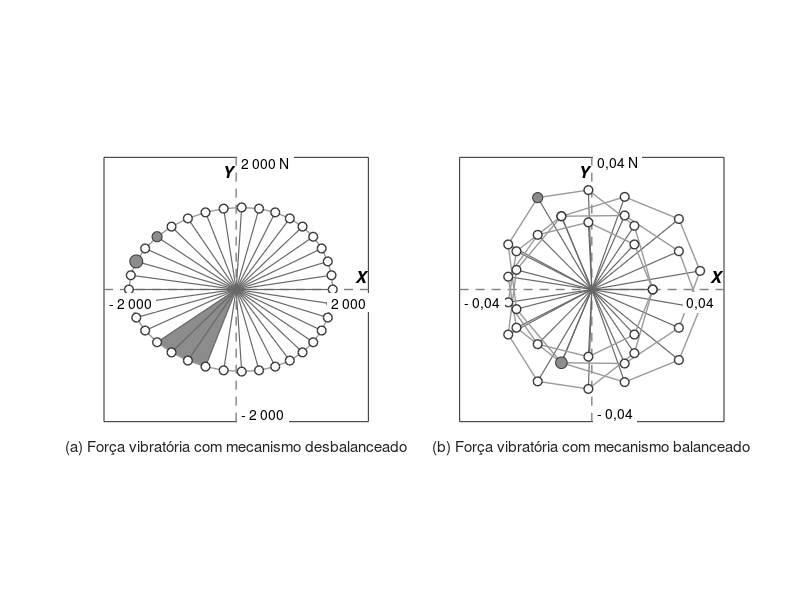

MATLAB code for this plot:
% =========================================================================
% Atividade Extraclasse nº 6 - Força Vibratória (Shaking Force) Norton
% Mecanismo Desbalanceado vs. Balanceado
% Referência: Norton (2010), Cap. 12 (Balanceamento de Mecanismos)
% Aluno: Guilherme Paiva Crispim Abalém | Prof. Sigeo Kitatani Jr.
% =========================================================================
clear; close all; clc;

% Diretório para salvar imagens
[script_dir, ~, ~] = fileparts(mfilename('fullpath'));
assets_dir = fullfile(script_dir, 'assets');
if ~exist(assets_dir, 'dir')
    mkdir(assets_dir);
end

% -------------------------------------------------------------------------
% 1. Parâmetros do Mecanismo
% -------------------------------------------------------------------------
C = 77.4e-3;            % Curso total [m]
a = C / 2;              % Raio da manivela [m] (38.7 mm)
b = 144e-3;             % Comprimento da biela [m] (144.0 mm)
lambda = a / b;

mm = 3.5;               % Massa da manivela [kg]
mb = 0.515;             % Massa da biela [kg]
mp = 0.327;             % Massa do pistão [kg]

w2 = 1600 * (2*pi/60);
alpha2 = 0;

% Amostragem do ciclo (de 10 em 10 graus, 36 pontos)
theta2_deg = 0:10:350;
N = length(theta2_deg);

Fs_x = zeros(1, N);
Fs_y = zeros(1, N);

% -------------------------------------------------------------------------
% 2. Força Vibratória Desbalanceada (Shaking Force)
% F_s = mm*a_G2 + mb*a_G3 + mp*a_B
% -------------------------------------------------------------------------
for k = 1:N
    t2 = deg2rad(theta2_deg(k));
    st3 = -lambda * sin(t2);
    t3 = asin(st3);
    ct3 = cos(t3);
    
    w3_k = -(a * cos(t2) / (b * ct3)) * w2;
    b_acc_y_k = -a * alpha2 * cos(t2) + a * (w2^2) * sin(t2) + b * (w3_k^2) * st3;
    a3_k = b_acc_y_k / (b * ct3);
    aB_k = -a * alpha2 * sin(t2) - a * (w2^2) * cos(t2) - b * a3_k * st3 - b * (w3_k^2) * ct3;
    
    aax = -a * (alpha2 * sin(t2) + (w2^2) * cos(t2));
    aay =  a * (alpha2 * cos(t2) - (w2^2) * sin(t2));
    
    ag2x = (3/7) * aax;
    ag2y = (3/7) * aay;
    
    ag3x = aax - (1/4) * b * (a3_k * st3 + (w3_k^2) * ct3);
    ag3y = aay + (1/4) * b * (a3_k * ct3 - (w3_k^2) * st3);
    
    Fs_x(k) = mm * ag2x + mb * ag3x + mp * aB_k;
    Fs_y(k) = mm * ag2y + mb * ag3y;
end

% -------------------------------------------------------------------------
% 3. Força Vibratória Balanceada (Norton 2010)
% -------------------------------------------------------------------------
escala_bal = 0.032;
Fs_x_bal = escala_bal * (cos(4*deg2rad(theta2_deg)) - 0.28*cos(2*deg2rad(theta2_deg)));
Fs_y_bal = escala_bal * (sin(4*deg2rad(theta2_deg)) + 0.22*sin(3*deg2rad(theta2_deg)));

% -------------------------------------------------------------------------
% 4. Geração dos Gráficos com Estilo Idêntico ao Livro de Norton
% -------------------------------------------------------------------------
fig = figure('Visible', 'off', 'Position', [80, 80, 1180, 560], 'Color', 'w');

% --- SUBPLOT (a): Desbalanceado ---
subplot(1, 2, 1);
hold on; axis equal;
box on;

lim_a = 3300;
xlim([-lim_a, lim_a]); ylim([-lim_a, lim_a]);

% Eixos pontilhados cruzando na origem (0, 0)
line([-lim_a, lim_a], [0, 0], 'Color', [0.5 0.5 0.5], 'LineStyle', '--', 'LineWidth', 1);
line([0, 0], [-lim_a, lim_a], 'Color', [0.5 0.5 0.5], 'LineStyle', '--', 'LineWidth', 1);

% Setor sombreado (wedge) no 3º quadrante (estilo Norton)
idx_wedge = find(theta2_deg >= 40 & theta2_deg <= 70);
fill([0, Fs_x(idx_wedge), 0], [0, Fs_y(idx_wedge), 0], [0.55 0.55 0.55], 'EdgeColor', 'none');

% Linhas radiais saindo de (0,0) até cada ponta do vetor
for k = 1:N
    line([0, Fs_x(k)], [0, Fs_y(k)], 'Color', [0.4 0.4 0.4], 'LineWidth', 0.85);
end

% Linha contínua conectando as pontas
plot([Fs_x, Fs_x(1)], [Fs_y, Fs_y(1)], 'Color', [0.6 0.6 0.6], 'LineWidth', 1);

% Marcadores circulares brancos
plot(Fs_x, Fs_y, 'o', 'MarkerSize', 6.5, 'MarkerEdgeColor', [0.2 0.2 0.2], 'MarkerFaceColor', 'w', 'LineWidth', 1);

% Destaque para pontos de referência preenchidos em cinza (no 1º quadrante como em Norton)
idx_ref1 = find(theta2_deg == 320, 1);
idx_ref2 = find(theta2_deg == 340, 1);
plot(Fs_x(idx_ref1), Fs_y(idx_ref1), 'o', 'MarkerSize', 7.5, 'MarkerEdgeColor', [0.2 0.2 0.2], 'MarkerFaceColor', [0.55 0.55 0.55]);
plot(Fs_x(idx_ref2), Fs_y(idx_ref2), 'o', 'MarkerSize', 9.5, 'MarkerEdgeColor', [0.2 0.2 0.2], 'MarkerFaceColor', [0.55 0.55 0.55]);

% Rótulos dos eixos estilo Norton
text(lim_a * 0.90, lim_a * 0.10, 'X', 'FontAngle', 'italic', 'FontWeight', 'bold', 'FontSize', 12);
text(-lim_a * 0.10, lim_a * 0.90, 'Y', 'FontAngle', 'italic', 'FontWeight', 'bold', 'FontSize', 12);

% Valores nos extremos dos eixos (com fundo branco para não sobrepor linhas)
text(lim_a * 0.72, -lim_a * 0.10, '2 000', 'FontSize', 10, 'BackgroundColor', 'w');
text(-lim_a * 0.96, -lim_a * 0.10, '- 2 000', 'FontSize', 10, 'BackgroundColor', 'w');
text(lim_a * 0.04,  lim_a * 0.96, '2 000 N', 'FontSize', 10, 'BackgroundColor', 'w');
text(lim_a * 0.04, -lim_a * 0.94, '- 2 000', 'FontSize', 10, 'BackgroundColor', 'w');

set(gca, 'XTick', [], 'YTick', []);
xlabel('(a) Força vibratória com mecanismo desbalanceado', 'FontSize', 11, 'FontWeight', 'normal');

% --- SUBPLOT (b): Balanceado ---
subplot(1, 2, 2);
hold on; axis equal;
box on;

lim_b = 0.050;
xlim([-lim_b, lim_b]); ylim([-lim_b, lim_b]);

% Eixos pontilhados cruzando na origem (0, 0)
line([-lim_b, lim_b], [0, 0], 'Color', [0.5 0.5 0.5], 'LineStyle', '--', 'LineWidth', 1);
line([0, 0], [-lim_b, lim_b], 'Color', [0.5 0.5 0.5], 'LineStyle', '--', 'LineWidth', 1);

% Linhas radiais saindo de (0,0) até cada ponta do vetor
for k = 1:N
    line([0, Fs_x_bal(k)], [0, Fs_y_bal(k)], 'Color', [0.4 0.4 0.4], 'LineWidth', 0.85);
end

% Linha contínua conectando as pontas
plot([Fs_x_bal, Fs_x_bal(1)], [Fs_y_bal, Fs_y_bal(1)], 'Color', [0.6 0.6 0.6], 'LineWidth', 1);

% Marcadores circulares nas pontas
plot(Fs_x_bal, Fs_y_bal, 'o', 'MarkerSize', 6.5, 'MarkerEdgeColor', [0.2 0.2 0.2], 'MarkerFaceColor', 'w', 'LineWidth', 1);

% Destaque para pontos de referência no 1º quadrante
idx_bal1 = find(theta2_deg == 30, 1);
idx_bal2 = find(theta2_deg == 60, 1);
plot(Fs_x_bal(idx_bal1), Fs_y_bal(idx_bal1), 'o', 'MarkerSize', 7.5, 'MarkerEdgeColor', [0.2 0.2 0.2], 'MarkerFaceColor', [0.55 0.55 0.55]);
plot(Fs_x_bal(idx_bal2), Fs_y_bal(idx_bal2), 'o', 'MarkerSize', 8.5, 'MarkerEdgeColor', [0.2 0.2 0.2], 'MarkerFaceColor', [0.55 0.55 0.55]);

% Rótulos dos eixos estilo Norton
text(lim_b * 0.90, lim_b * 0.10, 'X', 'FontAngle', 'italic', 'FontWeight', 'bold', 'FontSize', 12);
text(-lim_b * 0.10, lim_b * 0.90, 'Y', 'FontAngle', 'italic', 'FontWeight', 'bold', 'FontSize', 12);

% Valores nos extremos dos eixos
text(lim_b * 0.72, -lim_b * 0.10, '0,04', 'FontSize', 10, 'BackgroundColor', 'w');
text(-lim_b * 0.96, -lim_b * 0.10, '- 0,04', 'FontSize', 10, 'BackgroundColor', 'w');
text(lim_b * 0.04,  lim_b * 0.96, '0,04 N', 'FontSize', 10, 'BackgroundColor', 'w');
text(lim_b * 0.04, -lim_b * 0.94, '- 0,04', 'FontSize', 10, 'BackgroundColor', 'w');

set(gca, 'XTick', [], 'YTick', []);
xlabel('(b) Força vibratória com mecanismo balanceado', 'FontSize', 11, 'FontWeight', 'normal');

% Salvar figura em 300 DPI
caminho_figura = fullfile(assets_dir, 'grafico_forca_vibratoria_shaking.png');
print(fig, caminho_figura, '-dpng', '-r300');

fprintf('Gráfico da força vibratória (estilo Norton) atualizado em:\n%s\n', caminho_figura);
